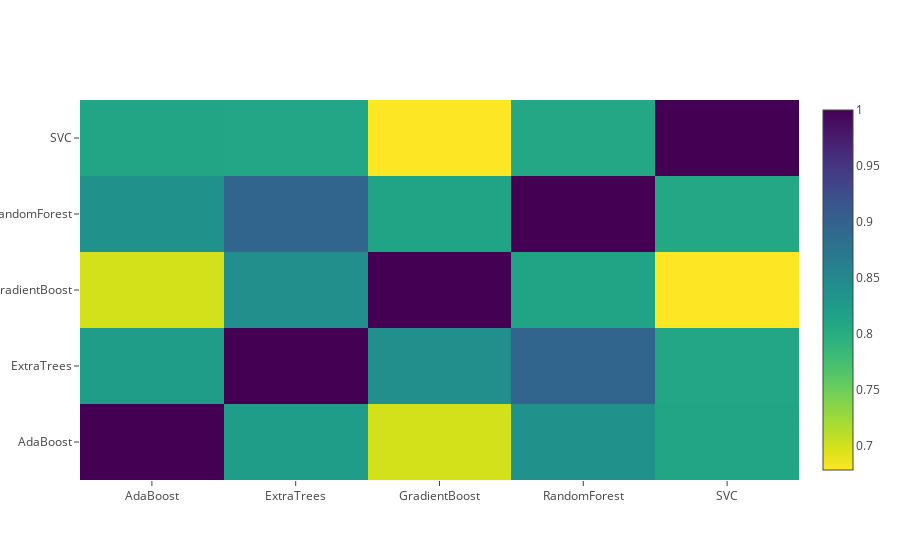

Notebook source saved alongside this figure:
### Code cell
# correlation Heatmap of Second Level Training Set
data = [go.Heatmap(
    z = base_predictions_train.astype(float).corr().values,
    x = base_predictions_train.columns.values,
    y = base_predictions_train.columns.values,
    colorscale = 'Viridis',
    showscale = True,
    reversescale = True
)
]
py.iplot(data, filename = 'labelled-heatmap')

### Figure 1 — Plotly figure (JSON) as saved in the notebook; plotly's stock layout.template omitted (floating-point values rounded to 4 significant figures)
{"data": [{"colorscale": "Viridis", "reversescale": true, "showscale": true, "type": "heatmap", "x": ["AdaBoost", "ExtraTrees", "GradientBoost", "RandomForest", "SVC"], "y": ["AdaBoost", "ExtraTrees", "GradientBoost", "RandomForest", "SVC"], "z": [[1, 0.8222, 0.6995, 0.839, 0.8111], [0.8222, 1, 0.8406, 0.8961, 0.8101], [0.6995, 0.8406, 1, 0.8132, 0.6785], [0.839, 0.8961, 0.8132, 1, 0.8078], [0.8111, 0.8101, 0.6785, 0.8078, 1]]}], "layout": {}}
